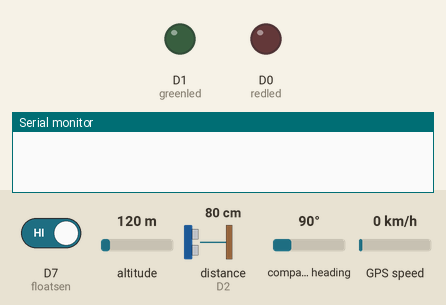
Bench run of a sketch on a simulated ESP8266 (NodeMCU). Shown: output pins drawn as LEDs (lit = HIGH), the last lines printed to the serial monitor. Wiring (inferred from the names in the program): ultrasonic range finder: trigger D3; echo D2. Inputs (shaded band) come from the test bench; at power-on: distance to the obstacle (sensor on D2) 80 cm, D7 (floatsen) HIGH, altitude 120 m, compass heading 90°, GPS speed 0 km/h. The echo pulse lasts 58.3 µs per cm; WiFi joins after 1.5 s; servers stay silent unless stated; the GPS gets a fix after 3 s at 37.7749, -122.4194 with 8 satellites; pins used as bus, display or sensor lines are not drawn.

Above: at 0.1 s.
At 2.7 s:
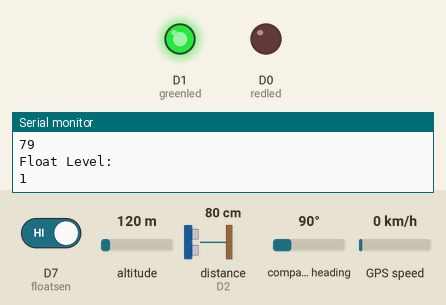
2.8 s: distance to the obstacle (sensor on D2) set to 8 cm
5.0 s: distance to the obstacle (sensor on D2) set to 5 cm
At 5.7 s:
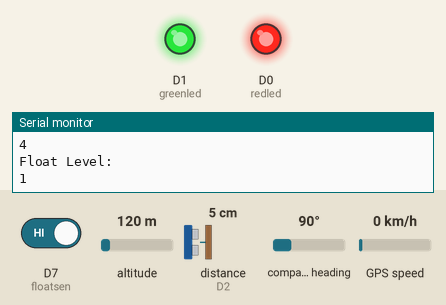
Timing chart, 0 to 8.0 s (numbered marks = the images above; inputs shaded):
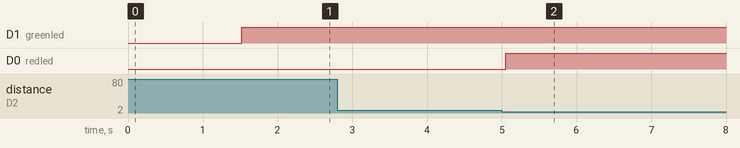

Measured:
- the behaviour switches between 7 and 6 cm on distance to the obstacle (sensor on D2) (found by bisection; images 1 and 2)
- after the input at 5.0 s, D0 (redled): LOW → HIGH after 0.05 s

The sketch:

Sewage_Monitoring_System.ino
```cpp
#include "arduino_secrets.h"
/*
  Sketch generated by the Arduino IoT Cloud Thing "Untitled"
  https://create.arduino.cc/cloud/things/9781a61d-c3de-4bbe-bc83-cced9549516f

  Arduino IoT Cloud Variables description

  The following variables are automatically generated and updated when changes are made to the Thing

  float graph;
  int distance;
  CloudLocation location;
  bool led;
  bool led2;

  Variables which are marked as READ/WRITE in the Cloud Thing will also have functions
  which are called when their values are changed from the Dashboard.
  These functions are generated with the Thing and added at the end of this sketch.
*/
#define trigPin D3
#define echoPin D2
#define redled D0
#define greenled D1
#define floatsen D7
int duration;
#include <SoftwareSerial.h>
#include <TinyGPS.h>
unsigned long prev=0,curr=0;
float lat = 28.5458,lon = 77.1703; // create variable for latitude and longitude object
SoftwareSerial gpsSerial(D4,D5);//rx,tx
TinyGPS gps; // create gps object

#include "thingProperties.h"

void setup() {

led=0;
led2=0;

  pinMode(trigPin, OUTPUT);
  pinMode(echoPin, INPUT);
  pinMode(redled, OUTPUT);
  digitalWrite(redled, LOW);
  pinMode(greenled, OUTPUT);
  digitalWrite(greenled, LOW);
  pinMode(floatsen, INPUT_PULLUP);
  // Initialize serial and wait for port to open:
  Serial.begin(9600);
  gpsSerial.begin(9600); // connect gps sensor

  // This delay gives the chance to wait for a Serial Monitor without blocking if none is found
  delay(1500);

  // Defined in thingProperties.h
  initProperties();

  // Connect to Arduino IoT Cloud
  ArduinoCloud.begin(ArduinoIoTPreferredConnection);

  /*
     The following function allows you to obtain more information
     related to the state of network and IoT Cloud connection and errors
     the higher number the more granular information you’ll get.
     The default is 0 (only errors).
     Maximum is 4
 */
  setDebugMessageLevel(2);
  ArduinoCloud.printDebugInfo();
}

void loop() {
  ArduinoCloud.update();
  // Your code here

  if((millis()-prev)>100){
    prev=millis();

  digitalWrite(trigPin, LOW);
  delayMicroseconds(2);
  digitalWrite(trigPin, HIGH);
  delayMicroseconds(10);
  digitalWrite(trigPin, LOW);
  int f=digitalRead(floatsen);

  duration = pulseIn(echoPin, HIGH);
  graph=distance;
  distance = duration*0.034/2;

  if(distance<=5)
   {
    sendgps();
    led=1;
    digitalWrite(redled, HIGH);
   }

  else if(f>=1)
   {
    led2=1;
    sendgps();
    digitalWrite(greenled, HIGH);
   }

  else
   {
    digitalWrite(redled, LOW);
    digitalWrite(greenled, LOW);
    led=0;
    led2=0;
   }
  Serial.println("Distance: ");
  Serial.println(distance);
  Serial.println("Float Level: ");
  Serial.println(f);
  }
}

/*
  Since Led is READ_WRITE variable, onLedChange() is
  executed every time a new value is received from IoT Cloud.
*/

void onLedChange()  {
  // Add your code here to act upon Led change
}

/*
  Since Distance is READ_WRITE variable, onDistanceChange() is
  executed every time a new value is received from IoT Cloud.
*/

void onDistanceChange()  {
  // Add your code here to act upon Distance change
  Serial.println("run");
}

/*
  Since Graph is READ_WRITE variable, onGraphChange() is
  executed every time a new value is received from IoT Cloud.
*/

void sendgps(){
  // Your code here
  while(gpsSerial.available()){ // check for gps data
  if(gps.encode(gpsSerial.read()))// encode gps data
  {
  gps.f_get_position(&lat,&lon); // get latitude and longitude
  // display position
  Serial.print("Position: ");
  Serial.print("Latitude:");
  Serial.print(lat,6);
  Serial.print(";");
  Serial.print("Longitude:");
  Serial.println(lon,6);
  Serial.print(lat);
  Serial.print(" ");
  location = {lat, lon};
 }
}

}

void onGraphChange()  {
  // Add your code here to act upon Graph change
}

/*
  Since Led2 is READ_WRITE variable, onLed2Change() is
  executed every time a new value is received from IoT Cloud.
*/

void onLed2Change()  {
  // Add your code here to act upon Led2 change
}
```

arduino_secrets.h
```cpp
#define SECRET_SSID ""
#define SECRET_OPTIONAL_PASS ""
#define SECRET_DEVICE_KEY ""
```

thingProperties.h
```cpp
// Code generated by Arduino IoT Cloud, DO NOT EDIT.

#include <ArduinoIoTCloud.h>
#include <Arduino_ConnectionHandler.h>

const char DEVICE_LOGIN_NAME[]  = "ab23af16-df87-4378-9fc2-343ee7aed26f";

const char SSID[]               = SECRET_SSID;    // Network SSID (name)
const char PASS[]               = SECRET_OPTIONAL_PASS;    // Network password (use for WPA, or use as key for WEP)
const char DEVICE_KEY[]  = SECRET_DEVICE_KEY;    // Secret device password

void onGraphChange();
void onDistanceChange();
void onLedChange();
void onLed2Change();

float graph;
int distance;
CloudLocation location;
bool led;
bool led2;

void initProperties(){

  ArduinoCloud.setBoardId(DEVICE_LOGIN_NAME);
  ArduinoCloud.setSecretDeviceKey(DEVICE_KEY);
  ArduinoCloud.addProperty(graph, READWRITE, ON_CHANGE, onGraphChange, 1);
  ArduinoCloud.addProperty(distance, READWRITE, ON_CHANGE, onDistanceChange, 1);
  ArduinoCloud.addProperty(location, READ, ON_CHANGE, NULL, 1);
  ArduinoCloud.addProperty(led, READWRITE, ON_CHANGE, onLedChange, 5);
  ArduinoCloud.addProperty(led2, READWRITE, ON_CHANGE, onLed2Change);

}

WiFiConnectionHandler ArduinoIoTPreferredConnection(SSID, PASS);
```
